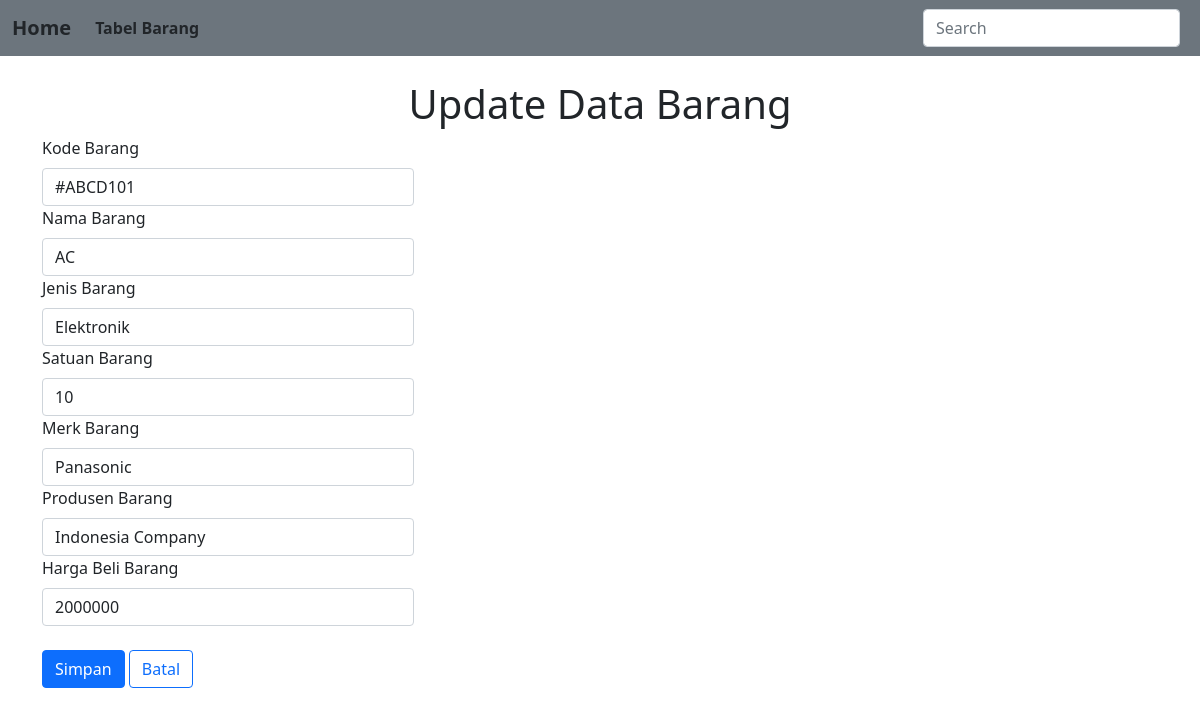
The page /barang/barang_formedit.php?id=1 on the database its author committed.
### tables this page shows
CREATE TABLE `tabel_barang` (
  `id` int(255) NOT NULL,
  `kode_barang` varchar(255) NOT NULL,
  `nama_barang` varchar(255) NOT NULL,
  `jenis_barang` varchar(255) NOT NULL,
  `satuan_barang` int(255) NOT NULL,
  `merk_barang` varchar(255) NOT NULL,
  `produsen_barang` varchar(255) NOT NULL,
  `harga_beli_barang` int(255) NOT NULL
);

### barang/barang_formedit.php (the view, shortened to what this page needs)
<!doctype html>
<?php
include('koneksi.php');
?>
<html lang="en">
  <head>
    <link href="https://cdn.jsdelivr.net/npm/bootstrap@5.0.2/dist/css/bootstrap.min.css" rel="stylesheet">
  </head>
  <body>
    <nav class="navbar navbar-expand-lg bg-secondary">
  <div class="container-fluid">
    <a class="navbar-brand text-dark fw-bold" href="index.php">Home</a>
    <div class="collapse navbar-collapse" id="navbarSupportedContent">
      <ul class="navbar-nav me-auto mb-2 mb-lg-0">
        <li class="nav-item">
          <a class="nav-link text-dark fw-bold active" aria-current="page" href="index.php">Tabel Barang</a>
        </li>
      </ul>
      <form class="d-flex" role="search">
      <input class="form-control me-2" type="search" placeholder="Search" aria-label="Search" id="searchInput">
      </form>
    </div>
  </div>
</nav>
<br>
<h1 h1 style="text-align:center">Update Data Barang</h1>
<div class="container">
    <form method="post" name="theform" action="barang_prosesedit.php" class="form-horizontal" onsubmit="return valid(this);" enctype="multipart/form-data">
    <?php
	    $id = $_GET['id'];
		$sql ="SELECT * FROM tabel_barang WHERE id='$id'";
		$query = mysqli_query($koneksidb,$sql);
		$result = mysqli_fetch_array($query);
	?>
    <div class="mb-8">
        <div class="col col-lg-4">
            <label for="exampleFormControlInput1" class="form-label">Kode Barang</label>
            <input type="text" class="form-control" value="<?php echo htmlentities($result['kode_barang']);?>" name="kode_barang" id="kode_barang" required>
        </div>
        <div class="col col-lg-4">
            <label for="exampleFormControlInput1" class="form-label">Nama Barang</label>
            <input type="text" class="form-control" value="<?php echo htmlentities($result['nama_barang']);?>" name="nama_barang" id="nama_barang" required>
        </div>
        <div class="col col-lg-4">
            <label for="exampleFormControlInput1" class="form-label">Jenis Barang</label>
            <input type="text" class="form-control" value="<?php echo htmlentities($result['jenis_barang']);?>" name="jenis_barang" id="jenis_barang" required>
        </div>
        <div class="col col-lg-4">
            <label for="exampleFormControlInput1" class="form-label">Satuan Barang</label>
            <input type="number" class="form-control" value="<?php echo htmlentities($result['satuan_barang']);?>" name="satuan_barang" id="satuan_barang" required>
        </div>
        <div class="col col-lg-4">
            <label for="exampleFormControlInput1" class="form-label">Merk Barang</label>
            <input type="text" class="form-control" value="<?php echo htmlentities($result['merk_barang']);?>" name="merk_barang" id="merk_barang" required>
        </div>
        <div class="col col-lg-4">
            <label for="exampleFormControlInput1" class="form-label">Produsen Barang</label>
            <input type="text" class="form-control" value="<?php echo htmlentities($result['produsen_barang']);?>" name="produsen_barang" id="produsen_barang" required>
        </div>
        <div class="col col-lg-4">
            <label for="exampleFormControlInput1" class="form-label">Harga Beli Barang</label>
            <input type="number" class="form-control" value="<?php echo htmlentities($result['harga_beli_barang']);?>" name="harga_beli_barang" id="harga_beli_barang" required>
        </div>
        <br>
        <div class="col col-lg-4">
            <button class="btn btn-primary" type="submit">Simpan</button>
            <a href="index.php" class="btn btn-outline-primary">Batal</a>
        </div>
    </div>
    </form>
    </div>
  </body>

### rows shown on the page
tabel_barang: kode_barang "#ABCD101", nama_barang "AC", jenis_barang "Elektronik", satuan_barang "10", merk_barang "Panasonic", produsen_barang "Indonesia Company", harga_beli_barang "2000000"
